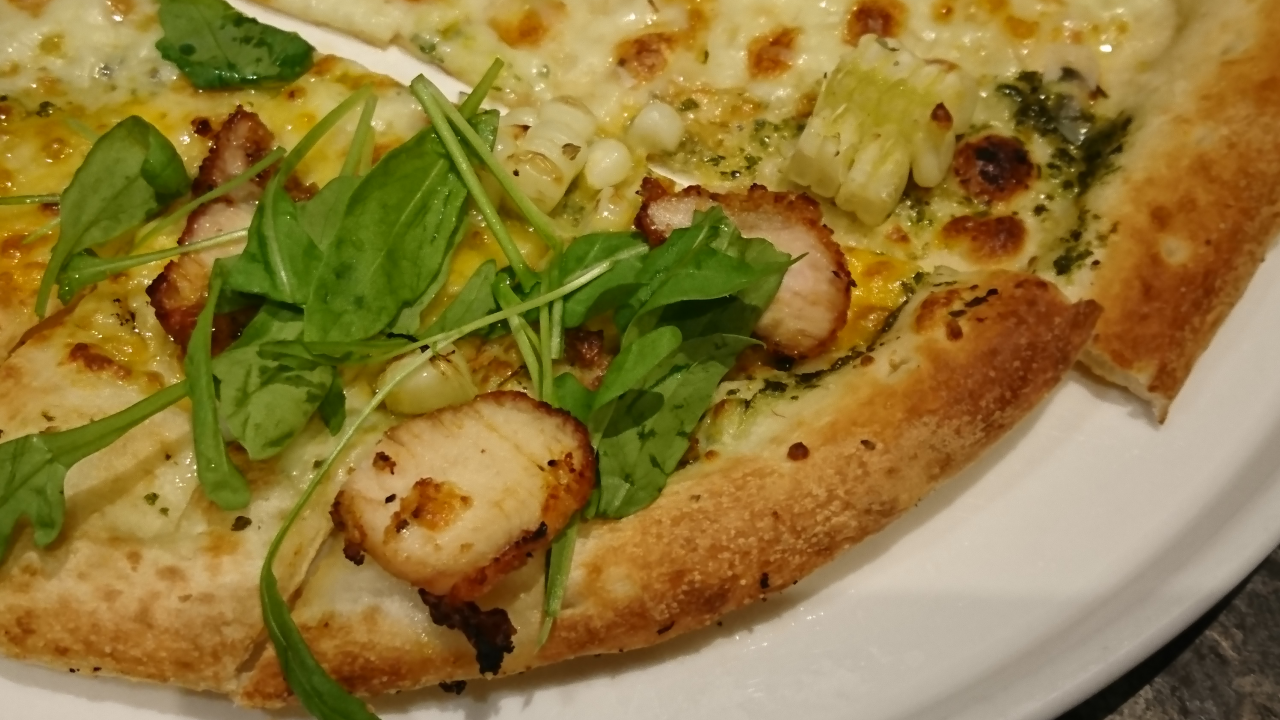
#> input picture dataset2/DSC_1158.JPG, 3840 x 2160 px (shown at 1/3 size)
$ python exercise4-2.py   (older library calls are emulated)
#> lines starting #> are read from the running program, lines starting #| are printed output that depends on the picture; after the words box and inside, x2 and y2 are one past the last pixel; in counts of white or black regions, pixels touching at a corner belong together
import cv2
import numpy as np
import itertools

path = "./dataset2/DSC_11"
out = cv2.VideoWriter('./result/exercise2.avi',cv2.VideoWriter_fourcc(*'XVID'), 20.0,
                            (3840 // 8 * 3, 2160 // 8 * 3))

def pretreat(kpdetector, image_name):
    cur_image = cv2.imread(image_name)
    cur_frame = cv2.resize(cur_image,(cur_image.shape[1]//8,cur_image.shape[0]//8))
    gray = cv2.cvtColor(cur_frame, cv2.COLOR_BGR2GRAY)
    kp = kpdetector.detect(gray,None)
    return cur_frame, kpdetector.compute(gray,kp)[1], kp

def calc_transfrom(bf, pre_dt, cur_dt, pre_kp, cur_kp, T):
    matches = bf.match(cur_dt, pre_dt)
    matches = sorted(matches, key = lambda x:x.distance)

    src = []
    dst = []
    for m in matches:
        src.append(cur_kp[m.queryIdx].pt + (1,))
        dst.append(pre_kp[m.trainIdx].pt + (1,))

    src = np.array(src,dtype=np.float)
    dst = np.array(dst,dtype=np.float)

    # find a homography to map src to dst
    A, mask = cv2.findHomography(src, dst, cv2.RANSAC)
    T = T.dot(A)
    return T

def show_image(result, count):
    t_count = count.copy()
    t_count[t_count == 0] = 1

    disp = result.copy()
    disp[:,:,0] = result[:,:,0] / t_count
    disp[:,:,1] = result[:,:,1] / t_count
    disp[:,:,2] = result[:,:,2] / t_count

    cv2.imshow('stitched image',disp.astype(np.uint8))
    out.write(disp.astype(np.uint8))


def stitch(cur_frame, result, ones, count, T):
    warp_img = cv2.warpPerspective(cur_frame,T,(result.shape[1],result.shape[0])).astype(np.float)
    t_count  = cv2.warpPerspective(ones,T,(result.shape[1],result.shape[0])).astype(np.float)
    result += warp_img
    count = t_count.astype(np.float) + count
    return count

def main():
    sample_image = cv2.imread(path + "58" + ".JPG")
#> sample_image is the input picture: shape (2160, 3840, 3); mean B, G, R 58.6, 121.5, 145.5


    # create kpdetector
    kpdetector = cv2.xfeatures2d.SIFT_create()

    # create BFMatcher object
    bf = cv2.BFMatcher(cv2.NORM_L2, crossCheck=True)


    result = np.zeros((2160 // 8 * 3, 3840 // 8 * 3, 3))
    count = np.zeros((2160 // 8 * 3, 3840 // 8 * 3))
    ones = np.ones((2160 // 8 , 3840 // 8 ))
    frame_count = 0
    for frame_num in range(58, 69):
        if frame_num == 58:
            # init
            cur_frame, pre_dt, pre_kp = pretreat(kpdetector, path + str(frame_num) + ".JPG")
#> in pretreat, `cur_frame = cv2.resize(cur_image,(cur_image.shape[1]//8,cur_image.shap..`:
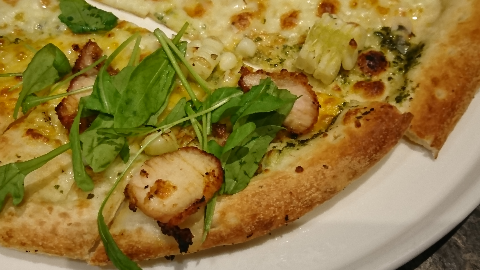
#> cur_frame: shape (270, 480, 3); mean B, G, R 58.7, 121.6, 145.7
#> in pretreat, `gray = cv2.cvtColor(cur_frame, cv2.COLOR_BGR2GRAY)`:
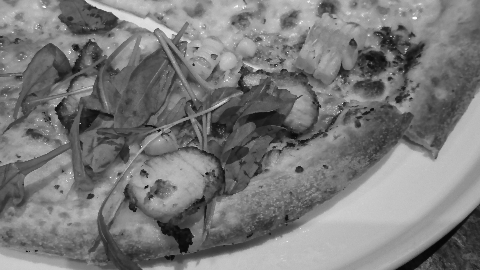
#> gray: shape (270, 480); min 6, max 252, mean 121.7
#> in pretreat, `kp = kpdetector.detect(gray,None)`: kp = 1100 keypoints; strongest (x, y, size): (146, 187, 2), (159, 130, 1.9), (207, 173, 1.9), (299, 169, 4.9)
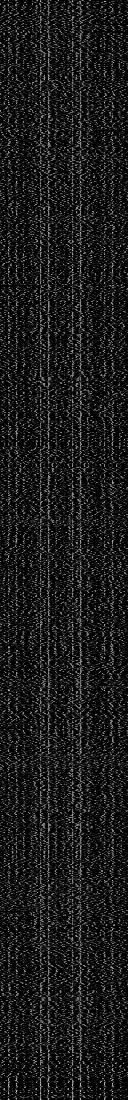
#> pre_dt: shape (1100, 128) float32; min 0, max 209, mean 26.9
#> pre_kp has the same summary as kp in pretreat

            if type(cur_frame) == type(True):
                break
            # calc loc
            T = np.eye(3)
            T[0,2] = (result.shape[1] - cur_frame.shape[1]) // 2
            T[1,2] = (result.shape[0] - cur_frame.shape[0]) // 2
            # stitch
            count = stitch(cur_frame, result, ones, count, T)
#> in stitch, `warp_img = cv2.warpPerspective(cur_frame,T,(result.shape[1],result.sha..`:
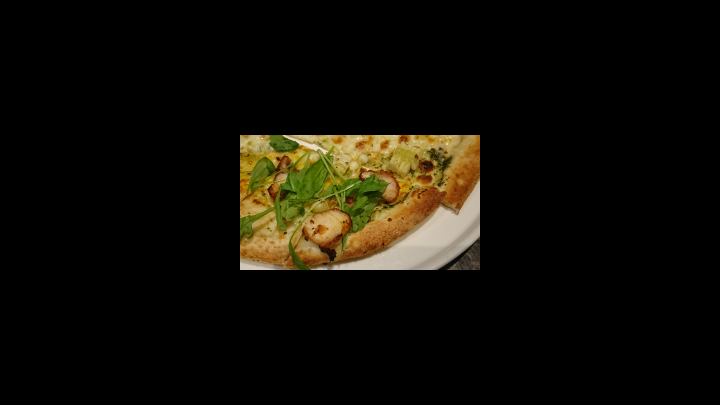
#> warp_img: shape (810, 1440, 3) float64 (shown at 1/2 size); mean B, G, R 6.5, 13.5, 16.2
#> in stitch, `t_count  = cv2.warpPerspective(ones,T,(result.shape[1],result.shape[0]..`:
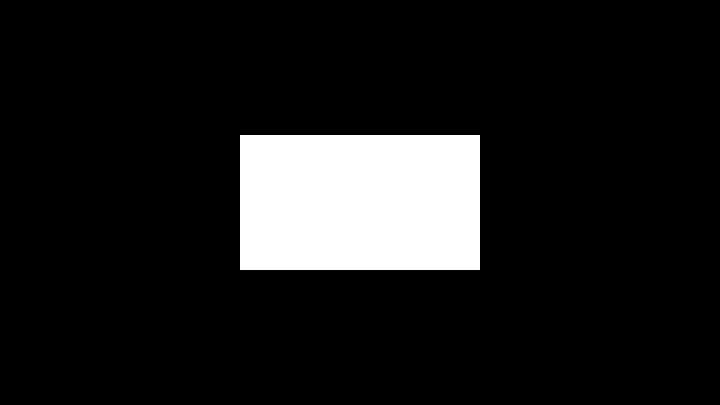
#> t_count: shape (810, 1440) float64 (shown at 1/2 size); values 0 (black) and 1 (white), 11.1% white; 1 white region, box (x1, y1, x2, y2) and area: (480, 270, 960, 540) 129600
#> in stitch, `t_count  = cv2.warpPerspective(ones,T,(result.shape[1],result.shape[0]..`: ones: shape (270, 480) float64; every value is 1
            show_image(result, count)
#> in show_image, `t_count[t_count == 0] = 1`: t_count: shape (810, 1440) float64; every value is 1

        else:
            # stitch
            cur_frame, dt2, kp2 = pretreat(kpdetector, path + str(frame_num) + ".JPG")
            if type(cur_frame) == type(True):
                break
            T = calc_transfrom(bf, pre_dt, dt2, pre_kp, kp2, T)
            count = stitch(cur_frame, result, ones, count, T)
            pre_kp = kp2
            pre_dt = dt2
            show_image(result, count)

        key = cv2.waitKey(20) & 0xFF
#> (key Esc is pressed here)
        if key is 27:
            break
    out.release()
    cv2.destroyAllWindows()

if __name__ == "__main__":
    main()

$ run again, with dataset2/DSC_1159.JPG copied over dataset2/DSC_1158.JPG
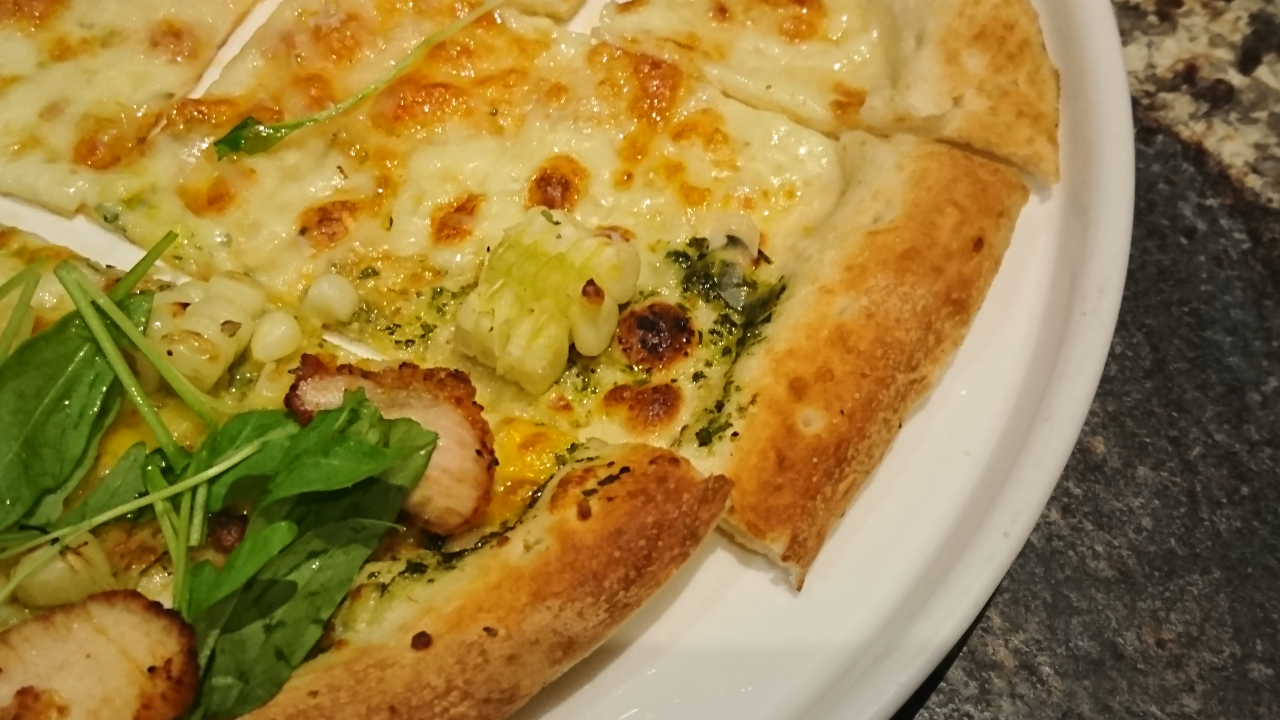
#> input picture dataset2/DSC_1159.JPG, 3840 x 2160 px (shown at 1/3 size)
#> in main, sample_image is the input picture: shape (2160, 3840, 3); mean B, G, R 62.9, 126.6, 154.8
#> kp = 1000 keypoints; strongest (x, y, size): (261, 141, 2.5), (158, 240, 5), (264, 164, 4.6), (79, 177, 2.1)
#> in main, `cur_frame, pre_dt, pre_kp = pretreat(kpdetector, path + str(frame_num)..`:
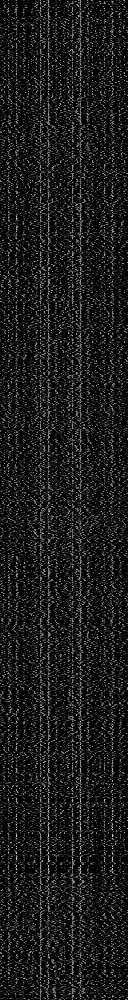
#> pre_dt: shape (1000, 128) float32; min 0, max 209, mean 27.1
#> pre_kp has the same summary as kp in pretreat
#> in stitch, `warp_img = cv2.warpPerspective(cur_frame,T,(result.shape[1],result.sha..`:
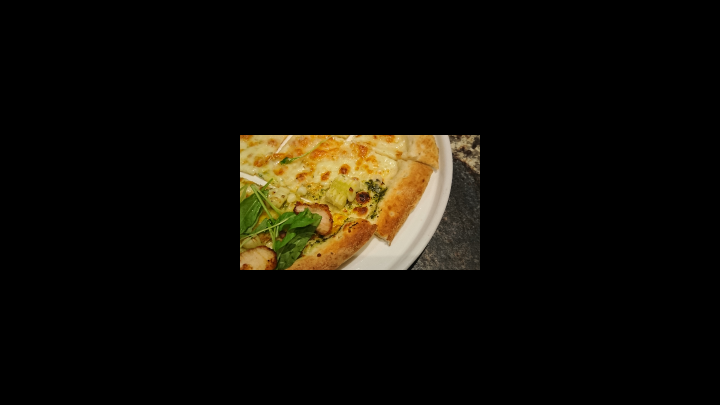
#> warp_img: shape (810, 1440, 3) float64 (shown at 1/2 size); mean B, G, R 7, 14.1, 17.2
#> ones: shape (270, 480) float64; every value is 1

$ run again, with dataset2/DSC_1160.JPG copied over dataset2/DSC_1158.JPG
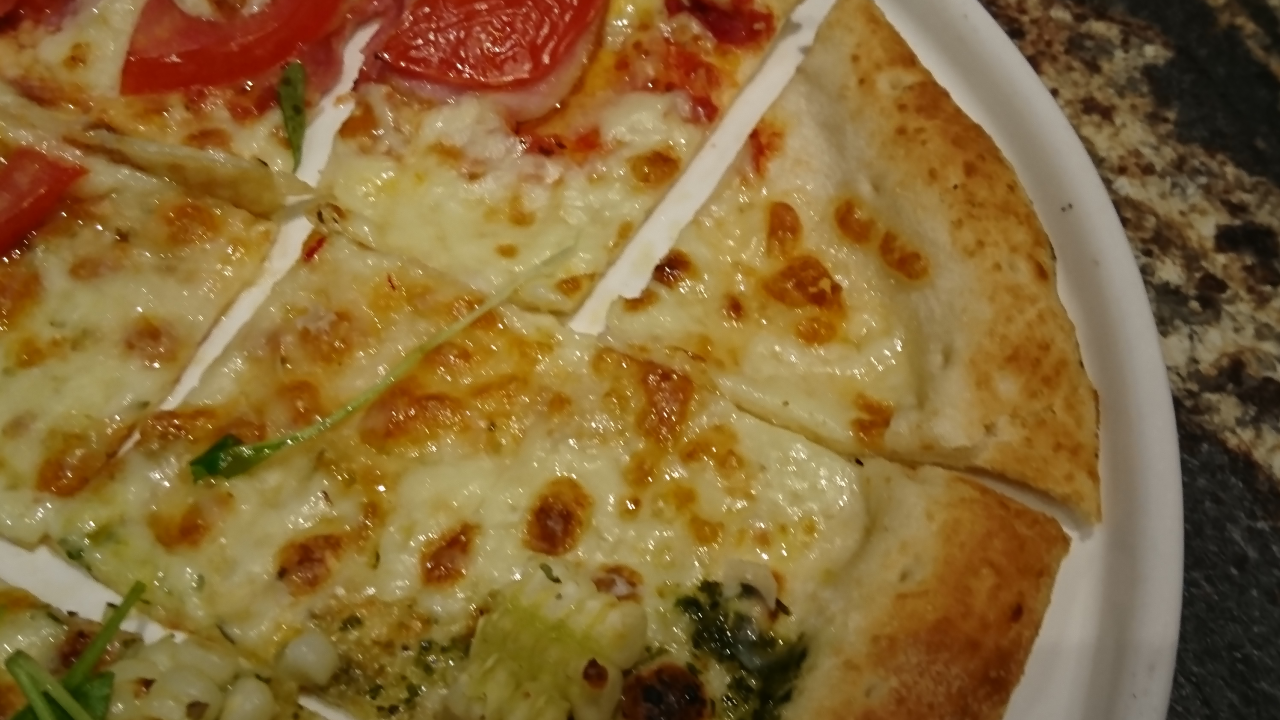
#> input picture dataset2/DSC_1160.JPG, 3840 x 2160 px (shown at 1/3 size)
#> in main, sample_image is the input picture: shape (2160, 3840, 3); mean B, G, R 55.1, 104.6, 135.4
#> kp = 951 keypoints; strongest (x, y, size): (252, 100, 8.4), (204, 22, 1.9), (208, 196, 14.7), (395, 35, 2.4)
#> in main, `cur_frame, pre_dt, pre_kp = pretreat(kpdetector, path + str(frame_num)..`:
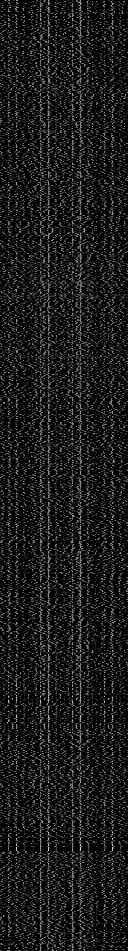
#> pre_dt: shape (951, 128) float32; min 0, max 216, mean 27.1
#> pre_kp has the same summary as kp in pretreat
#> in stitch, `warp_img = cv2.warpPerspective(cur_frame,T,(result.shape[1],result.sha..`:
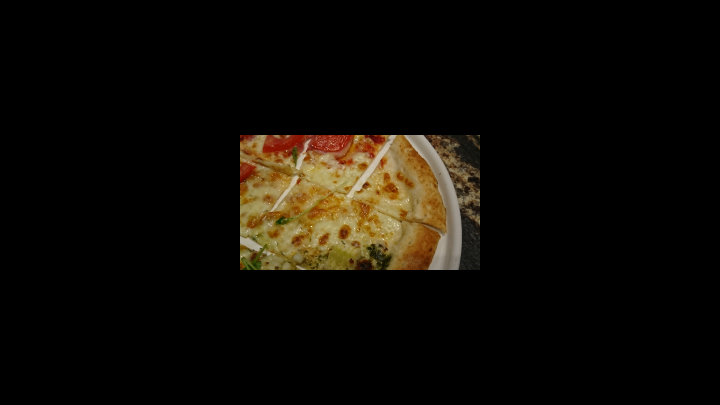
#> warp_img: shape (810, 1440, 3) float64 (shown at 1/2 size); mean B, G, R 6.1, 11.6, 15.1
#> ones: shape (270, 480) float64; every value is 1

$ run again, with dataset2/DSC_1161.JPG copied over dataset2/DSC_1158.JPG
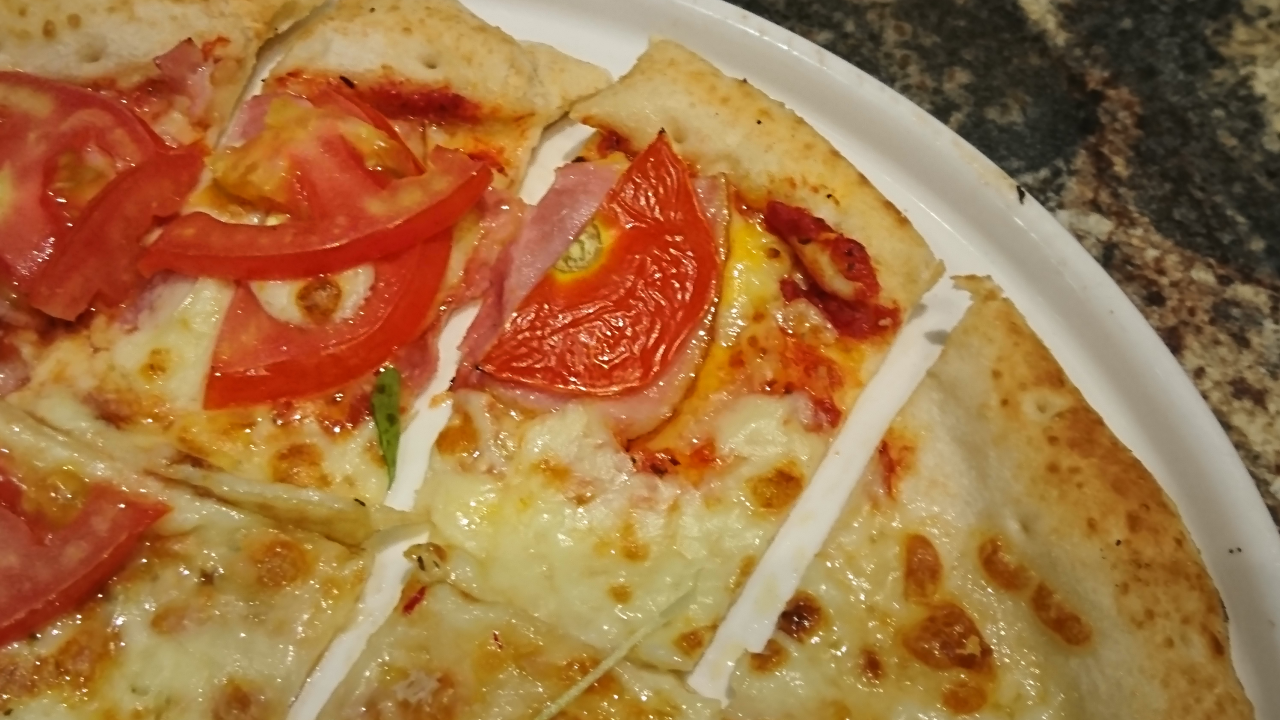
#> input picture dataset2/DSC_1161.JPG, 3840 x 2160 px (shown at 1/3 size)
#> in main, sample_image is the input picture: shape (2160, 3840, 3); mean B, G, R 67.7, 115.9, 163
#> kp = 985 keypoints; strongest (x, y, size): (299, 231, 10.1), (217, 60, 1.9), (102, 83, 2.5), (247, 133, 1.9)
#> in main, `cur_frame, pre_dt, pre_kp = pretreat(kpdetector, path + str(frame_num)..`:
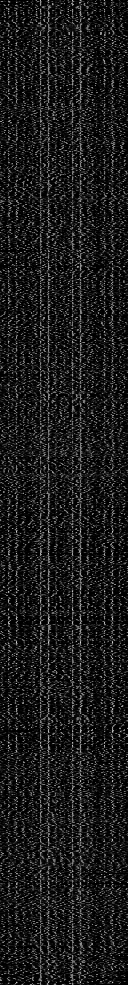
#> pre_dt: shape (985, 128) float32; min 0, max 211, mean 26.8
#> pre_kp has the same summary as kp in pretreat
#> in stitch, `warp_img = cv2.warpPerspective(cur_frame,T,(result.shape[1],result.sha..`:
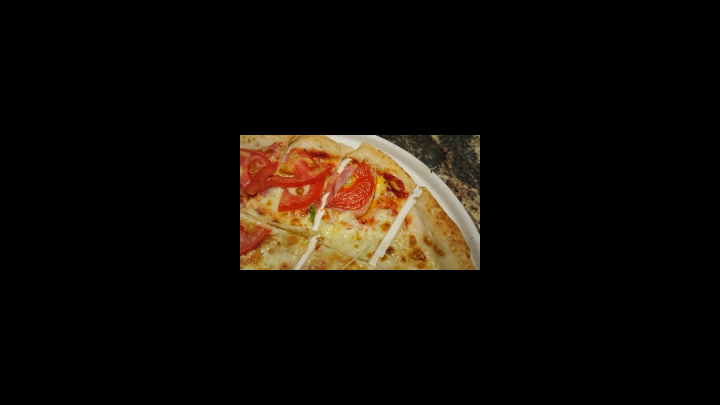
#> warp_img: shape (810, 1440, 3) float64 (shown at 1/2 size); mean B, G, R 7.5, 12.9, 18.1
#> ones: shape (270, 480) float64; every value is 1
